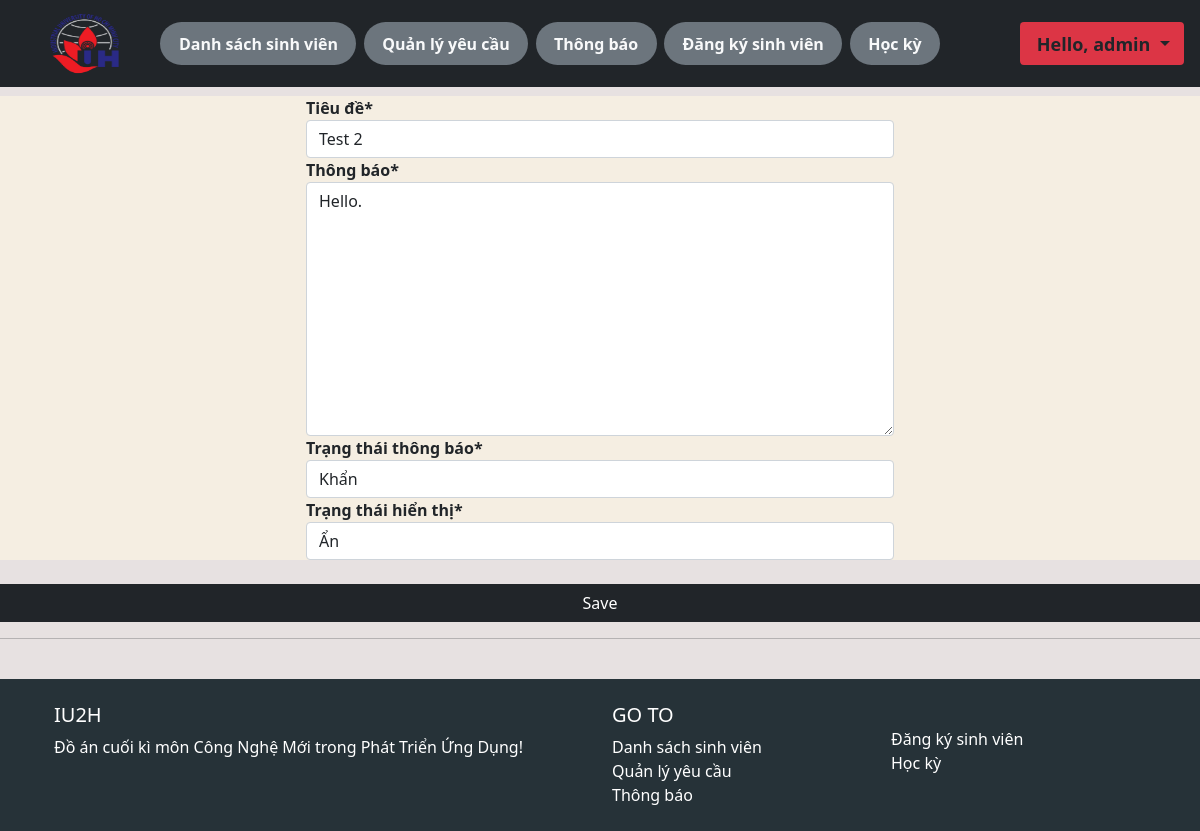
The app's page /open_announcement/8/ (signed in) with its own data.
### fees/models.py (models this page shows, shortened)
class Announcement(models.Model):
    Ann_Status = models.TextChoices('Ann_Status', 'Thường Khẩn')
    Show_Status = models.TextChoices('Show_Status', 'Hiện Ẩn')
    Subject = models.CharField('Tiêu đề', max_length=250, blank=False)
    Query = models.TextField('Thông báo', blank=False)
    Status = models.CharField('Trạng thái thông báo', max_length=10, blank=False, choices=Ann_Status.choices, default='Normal')
    Show = models.CharField('Trạng thái hiển thị', max_length=8, blank=False, choices=Show_Status.choices, default='Show')
    datecreated = models.DateTimeField(auto_now_add=True, null=True)

### fees/decorators.py (the view)
        def wrapper_func(request, *args, **kwargs):
            group = None
            if request.user.groups.exists():
                group = request.user.groups.all()[0].name
            if group in allowed_roles:
                return view_func(request, *args, **kwargs)
            else:
                return HttpResponse('You are not authorize')

### fees/forms.py
class AnnouncementForm(ModelForm):
    class Meta:
        model = Announcement
        fields = '__all__'

### fees/views.py (called while the page is built)
@login_required(login_url = 'login')
@allowed_users(allowed_roles=['admin'])
def open_announcement(request, pk):
    announcement = Announcement.objects.get(id=pk)
    form = AnnouncementForm(instance=announcement)
    if request.method == 'POST':
        form = AnnouncementForm(request.POST, instance=announcement)
        if form.is_valid:
            form.save()
            return HttpResponseRedirect('/announcement/')
    context = {'announcement':announcement, 'form':form}
    return render(request, 'fees/open_announcement.html', context)

### fees/templates/fees/open_announcement.html (shortened to what this page needs)
{% extends 'fees/main.html' %}
{% load static %}
{% load crispy_forms_tags %}
{% block content %}
<br>
<form action="" method="POST">
    <div class="row" style="background-color: rgb(245, 238, 226);">
        <div class="col-3">
        </div>
        <div class="col-6">
            <strong>{{ form.Subject|as_crispy_field }}</strong>
        </div>
    </div>
    <div class="row" style="background-color: rgb(245, 238, 226);">
        <div class="col-3">
        </div>
        <div class="col-6">
            <strong>{{ form.Query|as_crispy_field }}</strong>
        </div>
    </div>
    <div class="row" style="background-color: rgb(245, 238, 226);">
        <div class="col-3">
        </div>
        <div class="col-6">
            <strong>{{ form.Status|as_crispy_field }}</strong>
        </div>
    </div>
    <div class="row" style="background-color: rgb(245, 238, 226);">
        <div class="col-3">
        </div>
        <div class="col-6">
            <strong>{{ form.Show|as_crispy_field }}</strong>
        </div>
    </div>
<br>
    <div class="row" style="background-color: rgb(245, 238, 226);">
        <input type="submit" name='submit' value='Save' class="btn btn-dark">
    </div>
    <hr>
    <br>
</form>
{% endblock %}

### fees/templates/fees/navbar.html (shortened to what this page needs)
{% load static %}
{% if request.user.is_staff %}
<nav class="navbar navbar-expand-lg navbar-dark bg-dark w-100 p-1" style="position: fixed; z-index: 1;">
  <div class="container-fluid">
    <a href="{% url 'home' %}">
      <img src="{% static 'images/iuh_logo-2.png' %}" alt="" style="padding: 0%;width:137px; height:79px;">
    </a>
    <div class="collapse navbar-collapse" id="navbarNavDropdown"  style="overflow-x:visible;width: 100%;">
      <ul class="navbar-nav">
        <li class="nav-item badge rounded-pill bg-secondary " style="margin-left: 1%; font-size: 100%;">
          <a class="nav-link active text-light" aria-current="page" href="{% url 'home' %}">Danh sách sinh viên</a>
        </li>
        <li class="nav-item badge rounded-pill bg-secondary " style="margin-left: 1%; font-size: 100%;">
          <a class="nav-link active text-light" href="{% url 'enquiry_admin' %}">Quản lý yêu cầu</a>
        </li>
        <li class="nav-item badge rounded-pill bg-secondary " style="margin-left: 1%; font-size: 100%;">
          <a class="nav-link active text-light" href="{% url 'announcement' %}">Thông báo</a>
        </li>
        <li class="nav-item badge rounded-pill bg-secondary " style="margin-left: 1%; font-size: 100%;">
          <a class="nav-link active text-light" href="{% url 'registration' %}">Đăng ký sinh viên</a>
        </li>
        <li class="nav-item badge rounded-pill bg-secondary " style="margin-left: 1%; font-size: 100%;">
          <a class="nav-link active text-light" href="{% url 'automate_semester' %}">Học kỳ</a>
        </li>
      </ul>
    </div>
    <ul class="nav navbar-nav navbar-right" style="margin-left: 1%; margin: right 1%;">
      <li class="nav-item dropdown badge bg-danger">
        <a class="nav-link dropdown-toggle text-dark" href="#" id="navbarDropdownMenuLink" role="button"
          data-bs-toggle="dropdown" aria-expanded="false" style="margin-left: 1%; font-size: 150%;">
          <span>Hello, {{request.user}} </span>
        </a>
      </li>
    </ul>
  </div>
</nav>
{% endif %}
<br>
<br>
<br>

### static/css/main.css (style rules this page uses)
body { background-color: #e7e1e1; }

### records on screen
Announcement: Subject "Test 2", Query "Hello.", Status "Khẩn", Show "Ẩn"

### other values on screen
{{ request.user }} "admin"
